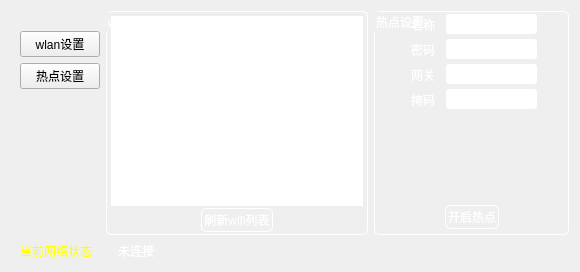
<?xml version="1.0" encoding="UTF-8"?>
<ui version="4.0">
 <class>OptionWifi</class>
 <widget class="QWidget" name="OptionWifi">
  <property name="geometry">
   <rect>
    <x>0</x>
    <y>0</y>
    <width>580</width>
    <height>272</height>
   </rect>
  </property>
  <property name="windowTitle">
   <string>Form</string>
  </property>
  <layout class="QVBoxLayout" name="verticalLayout_2">
   <property name="leftMargin">
    <number>20</number>
   </property>
   <item>
    <layout class="QHBoxLayout" name="horizontalLayout">
     <item>
      <layout class="QVBoxLayout" name="verticalLayout_4">
       <item>
        <spacer name="verticalSpacer_2">
         <property name="orientation">
          <enum>Qt::Vertical</enum>
         </property>
         <property name="sizeType">
          <enum>QSizePolicy::Preferred</enum>
         </property>
         <property name="sizeHint" stdset="0">
          <size>
           <width>20</width>
           <height>20</height>
          </size>
         </property>
        </spacer>
       </item>
       <item>
        <widget class="QPushButton" name="pbt_wlan">
         <property name="text">
          <string>wlan设置</string>
         </property>
        </widget>
       </item>
       <item>
        <widget class="QPushButton" name="pbt_hotpot">
         <property name="text">
          <string>热点设置</string>
         </property>
        </widget>
       </item>
       <item>
        <spacer name="verticalSpacer">
         <property name="orientation">
          <enum>Qt::Vertical</enum>
         </property>
         <property name="sizeHint" stdset="0">
          <size>
           <width>20</width>
           <height>40</height>
          </size>
         </property>
        </spacer>
       </item>
      </layout>
     </item>
     <item>
      <layout class="QHBoxLayout" name="horizontalLayout_15" stretch="0,0,1">
       <item>
        <widget class="QGroupBox" name="groupBox_wlan">
         <property name="styleSheet">
          <string notr="true">padding:2px;
border-radius:5px;
color:#FFFFFF;
border:1px solid #FFFFFF;</string>
         </property>
         <property name="title">
          <string>wlan设置</string>
         </property>
         <layout class="QVBoxLayout" name="verticalLayout">
          <property name="spacing">
           <number>0</number>
          </property>
          <property name="leftMargin">
           <number>0</number>
          </property>
          <property name="topMargin">
           <number>0</number>
          </property>
          <property name="rightMargin">
           <number>0</number>
          </property>
          <property name="bottomMargin">
           <number>0</number>
          </property>
          <item>
           <widget class="QTableWidget" name="tableWidget">
            <property name="styleSheet">
             <string notr="true">
QWidget{
border:0px solid #FFFFFF;
}
QTabWidget {padding:2px;
border-radius:5px;
color:#FFFFFF;
border:0px solid #FFFFFF;
}

QScrollBar{
background:red;
padding:0px;
border-radius:6px;
max-width:12px;
}

QScrollBar::handle{
background:yellow;
min-height:50px;
border-radius:6px;
}</string>
            </property>
            <property name="verticalScrollBarPolicy">
             <enum>Qt::ScrollBarAlwaysOff</enum>
            </property>
            <property name="horizontalScrollBarPolicy">
             <enum>Qt::ScrollBarAlwaysOff</enum>
            </property>
            <property name="alternatingRowColors">
             <bool>false</bool>
            </property>
            <property name="selectionBehavior">
             <enum>QAbstractItemView::SelectRows</enum>
            </property>
            <property name="iconSize">
             <size>
              <width>15</width>
              <height>15</height>
             </size>
            </property>
            <property name="showGrid">
             <bool>false</bool>
            </property>
            <attribute name="horizontalHeaderVisible">
             <bool>false</bool>
            </attribute>
            <attribute name="horizontalHeaderDefaultSectionSize">
             <number>10</number>
            </attribute>
            <attribute name="horizontalHeaderStretchLastSection">
             <bool>true</bool>
            </attribute>
            <attribute name="verticalHeaderVisible">
             <bool>false</bool>
            </attribute>
            <attribute name="verticalHeaderDefaultSectionSize">
             <number>18</number>
            </attribute>
            <attribute name="verticalHeaderMinimumSectionSize">
             <number>10</number>
            </attribute>
           </widget>
          </item>
          <item>
           <layout class="QHBoxLayout" name="horizontalLayout_10">
            <item>
             <spacer name="horizontalSpacer_16">
              <property name="orientation">
               <enum>Qt::Horizontal</enum>
              </property>
              <property name="sizeHint" stdset="0">
               <size>
                <width>40</width>
                <height>20</height>
               </size>
              </property>
             </spacer>
            </item>
            <item>
             <widget class="QPushButton" name="pbt_refresh_aplist">
              <property name="text">
               <string>刷新wifi列表</string>
              </property>
              <property name="checkable">
               <bool>true</bool>
              </property>
             </widget>
            </item>
            <item>
             <spacer name="horizontalSpacer_15">
              <property name="orientation">
               <enum>Qt::Horizontal</enum>
              </property>
              <property name="sizeHint" stdset="0">
               <size>
                <width>40</width>
                <height>20</height>
               </size>
              </property>
             </spacer>
            </item>
           </layout>
          </item>
         </layout>
        </widget>
       </item>
       <item>
        <spacer name="horizontalSpacer">
         <property name="orientation">
          <enum>Qt::Horizontal</enum>
         </property>
         <property name="sizeHint" stdset="0">
          <size>
           <width>0</width>
           <height>20</height>
          </size>
         </property>
        </spacer>
       </item>
       <item>
        <widget class="QGroupBox" name="groupBox_hotpot">
         <property name="minimumSize">
          <size>
           <width>0</width>
           <height>0</height>
          </size>
         </property>
         <property name="styleSheet">
          <string notr="true">padding:2px;
border-radius:5px;
color:#FFFFFF;
border:1px solid #FFFFFF;</string>
         </property>
         <property name="title">
          <string>热点设置</string>
         </property>
         <layout class="QVBoxLayout" name="verticalLayout_3">
          <property name="spacing">
           <number>3</number>
          </property>
          <property name="topMargin">
           <number>0</number>
          </property>
          <property name="bottomMargin">
           <number>3</number>
          </property>
          <item>
           <widget class="QWidget" name="widget" native="true">
            <property name="sizePolicy">
             <sizepolicy hsizetype="Expanding" vsizetype="Expanding">
              <horstretch>0</horstretch>
              <verstretch>0</verstretch>
             </sizepolicy>
            </property>
            <property name="styleSheet">
             <string notr="true">border:0px solid #FFFFFF;</string>
            </property>
            <layout class="QFormLayout" name="formLayout">
             <property name="horizontalSpacing">
              <number>6</number>
             </property>
             <property name="verticalSpacing">
              <number>3</number>
             </property>
             <property name="leftMargin">
              <number>20</number>
             </property>
             <property name="topMargin">
              <number>0</number>
             </property>
             <property name="rightMargin">
              <number>20</number>
             </property>
             <property name="bottomMargin">
              <number>0</number>
             </property>
             <item row="0" column="0">
              <widget class="QLabel" name="label">
               <property name="styleSheet">
                <string notr="true">QLabel {color:white}</string>
               </property>
               <property name="text">
                <string>名称</string>
               </property>
              </widget>
             </item>
             <item row="0" column="1">
              <widget class="QLineEdit" name="lineEdit_wifi_hot_name">
               <property name="minimumSize">
                <size>
                 <width>0</width>
                 <height>0</height>
                </size>
               </property>
               <property name="styleSheet">
                <string notr="true">QLineEdit,QDateTimeEdit{
border:0px solid #242424;
border-radius:3px;
padding:2px;
color:#FFFFFF;
selection-background-color:#1C1C28;
selection-color:#0EC3FD;
}</string>
               </property>
               <property name="text">
                <string notr="true">DischargeDetector</string>
               </property>
              </widget>
             </item>
             <item row="1" column="0">
              <widget class="QLabel" name="label_2">
               <property name="styleSheet">
                <string notr="true">QLabel {color:white}</string>
               </property>
               <property name="text">
                <string>密码</string>
               </property>
              </widget>
             </item>
             <item row="1" column="1">
              <widget class="QLineEdit" name="lineEdit_wifi_hot_password">
               <property name="minimumSize">
                <size>
                 <width>0</width>
                 <height>0</height>
                </size>
               </property>
               <property name="styleSheet">
                <string notr="true">QLineEdit,QDateTimeEdit{
border:0px solid #242424;
border-radius:3px;
padding:2px;
color:#FFFFFF;
selection-background-color:#1C1C28;
selection-color:#0EC3FD;
}</string>
               </property>
               <property name="text">
                <string notr="true">12345678</string>
               </property>
              </widget>
             </item>
             <item row="2" column="0">
              <widget class="QLabel" name="label_gateway">
               <property name="styleSheet">
                <string notr="true">QLabel {color:white}</string>
               </property>
               <property name="text">
                <string>网关</string>
               </property>
              </widget>
             </item>
             <item row="2" column="1">
              <widget class="QLineEdit" name="lineEdit_wifi_hot_gate">
               <property name="minimumSize">
                <size>
                 <width>0</width>
                 <height>0</height>
                </size>
               </property>
               <property name="styleSheet">
                <string notr="true">QLineEdit,QDateTimeEdit{
border:0px solid #242424;
border-radius:3px;
padding:2px;
color:#FFFFFF;
selection-background-color:#1C1C28;
selection-color:#0EC3FD;
}</string>
               </property>
               <property name="text">
                <string notr="true">192.168.5.1</string>
               </property>
              </widget>
             </item>
             <item row="3" column="0">
              <widget class="QLabel" name="label_mask">
               <property name="styleSheet">
                <string notr="true">QLabel {color:white}</string>
               </property>
               <property name="text">
                <string>掩码</string>
               </property>
              </widget>
             </item>
             <item row="3" column="1">
              <widget class="QLineEdit" name="lineEdit_wifi_hot_mask">
               <property name="minimumSize">
                <size>
                 <width>0</width>
                 <height>0</height>
                </size>
               </property>
               <property name="styleSheet">
                <string notr="true">QLineEdit,QDateTimeEdit{
border:0px solid #242424;
border-radius:3px;
padding:2px;
color:#FFFFFF;
selection-background-color:#1C1C28;
selection-color:#0EC3FD;
}</string>
               </property>
               <property name="text">
                <string notr="true">255.255.255.0</string>
               </property>
              </widget>
             </item>
            </layout>
           </widget>
          </item>
          <item>
           <layout class="QHBoxLayout" name="horizontalLayout_11">
            <item>
             <spacer name="horizontalSpacer_17">
              <property name="orientation">
               <enum>Qt::Horizontal</enum>
              </property>
              <property name="sizeHint" stdset="0">
               <size>
                <width>40</width>
                <height>20</height>
               </size>
              </property>
             </spacer>
            </item>
            <item>
             <widget class="QPushButton" name="pushButton_hot">
              <property name="text">
               <string>开启热点</string>
              </property>
             </widget>
            </item>
            <item>
             <spacer name="horizontalSpacer_18">
              <property name="orientation">
               <enum>Qt::Horizontal</enum>
              </property>
              <property name="sizeHint" stdset="0">
               <size>
                <width>40</width>
                <height>20</height>
               </size>
              </property>
             </spacer>
            </item>
           </layout>
          </item>
         </layout>
        </widget>
       </item>
      </layout>
     </item>
    </layout>
   </item>
   <item>
    <layout class="QHBoxLayout" name="horizontalLayout_8">
     <item>
      <widget class="QLabel" name="label_11">
       <property name="sizePolicy">
        <sizepolicy hsizetype="Fixed" vsizetype="Preferred">
         <horstretch>0</horstretch>
         <verstretch>0</verstretch>
        </sizepolicy>
       </property>
       <property name="styleSheet">
        <string notr="true">QLabel {color:yellow}</string>
       </property>
       <property name="text">
        <string>当前网络状态</string>
       </property>
      </widget>
     </item>
     <item>
      <spacer name="horizontalSpacer_20">
       <property name="orientation">
        <enum>Qt::Horizontal</enum>
       </property>
       <property name="sizeType">
        <enum>QSizePolicy::Fixed</enum>
       </property>
       <property name="sizeHint" stdset="0">
        <size>
         <width>20</width>
         <height>20</height>
        </size>
       </property>
      </spacer>
     </item>
     <item>
      <widget class="QLabel" name="label_connect_message">
       <property name="styleSheet">
        <string notr="true">QLabel {color:white}</string>
       </property>
       <property name="text">
        <string>未连接</string>
       </property>
      </widget>
     </item>
    </layout>
   </item>
  </layout>
 </widget>
 <resources/>
 <connections/>
</ui>
